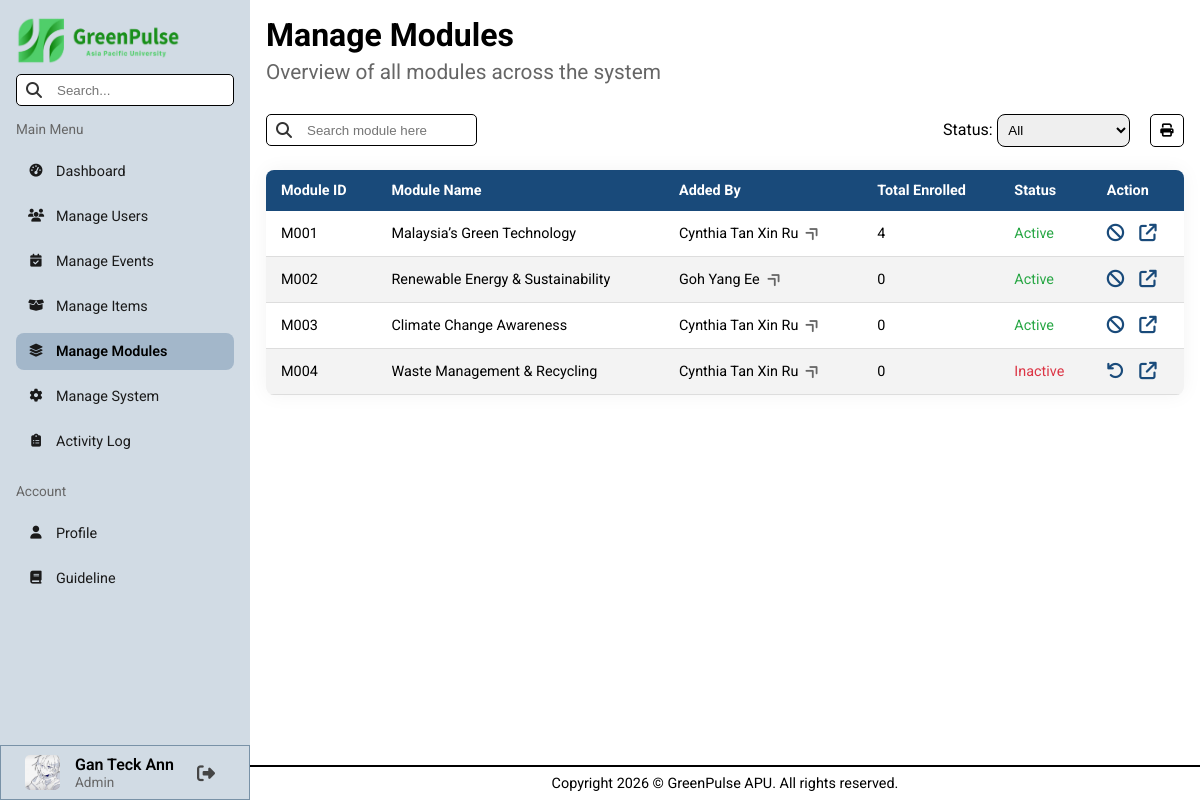
Page /pages/admin/manageModules.php (signed in) on the committed database.
### tables this page shows
CREATE TABLE `users` (
  `user_id` varchar(8) NOT NULL,
  `name` varchar(100) NOT NULL,
  `nationality` varchar(50) NOT NULL,
  `gender` char(1) NOT NULL,
  `date_of_birth` date NOT NULL,
  `contact_number` varchar(12) NOT NULL,
  `education_email` varchar(50) NOT NULL,
  `course_name` varchar(255) NOT NULL,
  `registration_date` date NOT NULL,
  `password` varchar(255) NOT NULL,
  `safety_question_1` varchar(150) DEFAULT NULL,
  `answer_1` varchar(150) DEFAULT NULL,
  `safety_question_2` varchar(150) DEFAULT NULL,
  `answer_2` varchar(150) DEFAULT NULL,
  `green_points` int(11) DEFAULT NULL,
  `total_earned` int(11) DEFAULT NULL,
  `avatar` varchar(255) DEFAULT NULL,
  `role` varchar(50) NOT NULL,
  `last_login` datetime DEFAULT NULL,
  `account_status` varchar(50) NOT NULL DEFAULT 'Active'
);

CREATE TABLE `modules` (
  `module_id` varchar(8) NOT NULL,
  `user_id` varchar(8) NOT NULL,
  `module_name` varchar(100) NOT NULL,
  `module_description` varchar(255) NOT NULL,
  `module_cover` varchar(255) NOT NULL,
  `module_material` varchar(255) NOT NULL,
  `module_video` varchar(255) NOT NULL,
  `module_status` varchar(50) NOT NULL DEFAULT 'Active'
);

### backend/sessionData.php (called while the page is built, shortened)
<?php
    $userID = $_SESSION["userID"];
    $userName = $_SESSION["userName"];
?>

### pages/admin/manageModules.php (the view, shortened to what this page needs)
<?php
    include("../../conn.php");
    include("../../backend/sessionData.php");
    include("../../backend/utility.php");
    $sql = "SELECT * FROM modules";
    $currentStatus = "";
    $result = mysqli_query($conn, $sql);
    $modules = array();
    if (mysqli_num_rows($result) > 0) {
        while ($row = mysqli_fetch_assoc($result)) {
            $modules[] = $row;
        }
    }
?>
<!DOCTYPE html>
<html lang="en">
    <head>
        <link rel="stylesheet" href="../../styles/admin.css">
        <?php include("library.php"); ?>
    </head>
    <body>
        <?php include("header.php"); ?>
        <main class="search-area">
            <h1>Manage Modules</h1>
            <h2 class="page-subTitle">Overview of all modules across the system</h2>
            <div class="action-bar" style="margin: 1em 0;">
                <form action="" method="GET">
                    <div class="table-search-box">
                        <input type="text" name="target" placeholder="Search module here">
                    </div>
                </form>
                <form action="" method="GET" class="select-container" id="module-form">
                    <div class="select-boxs">
                        <div>
                            <label for="moduleStatus">Status: </label>
                            <select name="txtStatus" id="moduleStatus">
                                <option value="" <?php if ($currentStatus === "") echo "selected" ?>>All</option>
                            </select>
                        </div>
                        <button class="print" onclick="window.print()">
                            <i class="fa-solid fa-print"></i>
                        </button>
                    </div>
                </form>
            </div>
            <div class="flex-container desktop-table" style="margin: 1em 0;">
                <table>
                    <thead>
                        <tr>
                            <th>Module ID</th>
                            <th>Module Name</th>
                            <th>Added By</th>
                            <th>Total Enrolled</th>
                            <th>Status</th>
                            <th>Action</th>
                        </tr>
                    </thead>
                    <tbody>
                        <?php
                            foreach ($modules as $row) {
                                $config = tableConfig($row["module_status"]);
                                $textColor = $config[0];
                                $icon = $config[1];
                                $title = $config[2];
                                $nextStatus = $config[3];
                                $author = getUserName($conn, $row["user_id"]);
                                $totalEnrolled = totalEnrolled($conn, $row["module_id"]);
                                echo '<tr>
                                        <td>' . $row['module_id'] . '</td>
                                        <td>' . $row['module_name'] . '</td>
                                        <td>
                                            <a href="viewUserProfile.php?id=' . $row['user_id'] . '" class="redirect-link" title="View User Profile">
                                                ' . $author . '
                                                <i class="fa-solid fa-angle-double-right table-linkIcon"></i>
                                            </a>
                                        </td>
                                        <td>' . $totalEnrolled . '</td>
                                        <td style="color:' . $textColor . '">' . $row['module_status'] . '</td>
                                        <td>
                                            <div class="action-container">
                                                <form action="" method="GET">
                                                    <input type="hidden" name="target_moduleID" value="' . $row['module_id'] . '">
                                                    <input type="hidden" name="next_status" value="' . $nextStatus . '">
                                                    <button name="btnChangeStatus" type="submit" class="action-btn" title="'. $title .'">
                                                        ' . $icon . '
                                                    </button>
                                                </form>
                                                <a href="viewModuleDetails.php?id=' . $row['module_id'] . '" class="action-btn" title="View">
                                                    <i class="fa-solid fa-arrow-up-right-from-square"></i>
                                                </a>
                                            </div>
                                        </td>
                                    </tr>';
                            }
                        ?>
                    </tbody>
                </table>
            </div>
        </main>
        <?php include("footer.php"); ?>
    </body>
</html>

### pages/admin/header.php (shortened to what this page needs)
<?php
    $sql_userInfo = "SELECT avatar FROM users WHERE user_id = '$userID'";
    $result_userInfo = mysqli_query($conn, $sql_userInfo);
    $data_userInfo = mysqli_fetch_assoc($result_userInfo);
    $avatar = $data_userInfo["avatar"] ?? "src/avatars/default.png";
?>
<aside id="sidebar">
    <img src="../../src/elements/logo_horizontal.png" alt="Logo" width="165rem" height="50rem" class="desktop_logo">
    <div class="search-box">
        <input type="text" id="txtSearchInput" placeholder="Search...">
    </div>
    <p class="sidebar-subTitle">Main Menu</p>
    <div class="nav-pages">
        <a id="dashboard" href="index.php">
            <i class="fa-solid fa-gauge-high"></i> Dashboard
        </a>
        <a id="manageUsers" href="manageUsers.php">
            <i class="fa-solid fa-users"></i> Manage Users
        </a>
        <a id="manageEvents" href="manageEvents.php">
            <i class="fa-solid fa-calendar-check"></i> Manage Events
        </a>
        <a id="manageItems" href="manageItems.php">
            <i class="fa-solid fa-box-open"></i> Manage Items
        </a>
        <a id="manageModules" href="manageModules.php">
            <i class="fa-solid fa-layer-group"></i> Manage Modules
        </a>
        <a id="ManageSystem" href="manageSystem.php">
            <i class="fa-solid fa-gear"></i> Manage System
        </a>
        <a id="activityLog" href="activityLog.php">
            <i class="fa-solid fa-clipboard-list"></i> Activity Log
        </a>
    </div>
    <p class="sidebar-subTitle">Account</p>
    <div class="nav-pages">
        <a id="profile" href="profile.php">
            <i class="fa-solid fa-user"></i> Profile
        </a>
        <a id="guildeline" href="guideline.php">
            <i class="fa-solid fa-book"></i> Guideline
        </a>
    </div>
    <div class="user-info-section">
        <img src="../../<?php echo $avatar ?>" alt="user_avatar" width="35px" height="35px">
        <div class="user-info-box">
            <p class="name"> <?php echo $userName ?? "Unknown User" ?> </p>
            <p class="role">Admin</p>
        </div>
        <form action="../../backend/logoutRedirect.php" method="POST" class="logout-form">
            <button type="submit" class="logout-btn" title="Logout">
                <i class="fa-solid fa-right-from-bracket"></i>
            </button>
        </form>
    </div>
</aside>

### backend/utility.php (shortened to what this page needs)
<?php
    function statusColor($status) {
        if ($status === "Active" || $status === "Complete" || $status === "Present") {
            return "#28a745";
        }
        elseif ($status === "Inactive" || $status === "Pending" || $status === "Absent") {
            return "#dc3545";
        }
    }
    function getUserName($conn, $user_id) {
        $sql = "SELECT name FROM users WHERE user_id = '$user_id'";
        $result = mysqli_query($conn, $sql);
        if (mysqli_num_rows($result) > 0) {
            $row = mysqli_fetch_assoc($result);
            return $row["name"];
        }
        return "User Not Found";
    }
    function tableConfig($status) {
        $icon = ""; $textColor = ""; $nextStatus = "";
        switch ($status) {
            case "Active":
                $icon = "<i class='fa-solid fa-ban'></i>";
                $textColor = statusColor($status);
                $nextStatus = "Inactive";
                break;
            case "Inactive":
                $icon = "<i class='fa-solid fa-undo'></i>";
                $textColor = statusColor($status);
                $nextStatus = "Active";
                break;
        }
        $title = $nextStatus;
        return array($textColor, $icon, $title, $nextStatus);
    }
    function totalEnrolled($conn, $moduleID) {
        $sql = "SELECT COUNT(*) AS total FROM module_history
                WHERE module_id = '$moduleID'";
        $result= mysqli_query($conn, $sql);
        $row = mysqli_fetch_assoc($result);
        return $row["total"];
    }
?>

### styles/admin.css (style rules this page uses)
body { min-height: 100vh; display: grid; grid-template-columns: 250px 1fr; grid-template-rows: 1fr auto; grid-template-areas: "sidebar main" "sidebar footer"; }
aside { grid-area: sidebar; padding: 1em; background-color: #d1dbe4; top: 0; position: sticky; align-self: start; height: 100vh; display: flex; flex-direction: column; z-index: 1000; }
main { grid-area: main; padding: 1em; }
.search-box { margin: 0.5em 0; position: relative; }
.search-box input, .table-search-box input, .popup-form input, .popup-input select, .addNewAnnouncem-form input { width: 100%; height: 2rem; padding: 10px 15px 10px 40px; border-radius: 5px; border: none; outline: none; border: 1px black solid; }
.nav-pages { display: flex; flex-direction: column; margin: 1em 0; gap: 0.5em; }
.nav-pages a, .nav-pages i { color: #1a1a1a; font-size: 0.9em; }
.nav-pages a { text-decoration: none; display: flex; align-items: center; padding: 10px 10px; border-radius: 8px; transition: all 0.3s ease; }
.nav-pages i { margin-right: 10px; width: 20px; text-align: center; }
.nav-pages a.active { background-color: #a3b7ca; font-weight: 600; color: #000; }
.user-info-section { margin: auto -1em -1em -1em; border: 1.5px #7992a7 solid; height: 55px; width: 250px; align-self: flex-end; display: flex; flex-direction: row; align-items: center; padding: 0 0 0 1.5em; gap: 15px; }
.user-info-section img { border-radius: 5px; }
.user-info-section .user-info-box .name { font-size: 1em; font-weight: 600; }
.user-info-section .user-info-box .role { font-size: 0.85em; color: #666; }
.logout-form { margin: 0; padding-left: 0.2em; display: flex; }
.logout-btn { background: none; border: none; padding: 5px; cursor: pointer; font-size: 18px; color: #454545; transition: 0.3s; display: flex; align-items: center; }
.sidebar-subTitle { margin-top: 0.5em; font-size: 0.85em; color: #666; }
.page-subTitle { padding: 0.3em 0; color: #666; font-weight: 400; font-size: 1.3em; }
.flex-container { display: flex; flex-direction: column; justify-content: center; align-items: center; }
.item-chart select, .select-boxs select { width: 10em; padding: 0.5em; border-radius: 8px; border: 1px black solid; }
table { width: 100%; border-collapse: collapse; background-color: #ffffff; font-size: 0.9em; min-width: 400px; border-radius: 8px; box-shadow: 0 0 20px rgba(0, 0, 0, 0.05); overflow: hidden; }
thead tr { background-color: #194a7a; color: #ffffff; text-align: left; font-weight: bold; }
th, td { padding: 12px 15px; }
tbody tr { border-bottom: 1px solid #dddddd; }
tbody tr:nth-of-type(even) { background-color: #f3f3f3; }
.action-container { display: flex; flex-direction: row; justify-content: left; gap: 15px; font-size: 1.1em; }
.action-btn { background: none; border: none; cursor: pointer; font-size: 1.1em; color: #194a7a; }
.action-bar { display: flex; flex-direction: row; justify-content: space-between; align-items: center; width: 100%; gap: 10px; }
.table-search-box { margin: 0.5em 0; position: relative; width: 100%; }
.table-search-box input { width: 90%; }
.select-container { display: flex; flex-direction: row; gap: 15px; }
.select-boxs, .action-btns { gap: 20px; }
.select-boxs { display: flex; flex-direction: row; }
.select-container button { background-color: rgba(25, 74, 122, 0.6); padding: 0.5em 0.7em; border: none; border-radius: 5px; }
.print { padding: 0 1em; background-color: white !important; border: 1px black solid !important; }
.redirect-link { color: black; text-decoration: none; cursor: pointer; }
.table-linkIcon { transform: rotate(-45deg); color: #666; margin-left: 0.3em; font-weight: 300; }
button, select { cursor: pointer; }

### styles/general.css (style rules this page uses)
* { margin: 0; padding: 0; box-sizing: border-box; }
body { font-family: "Roboto", sans-serif; }
html, body { max-width: 100%; overflow-x: clip; }

### rows in the picture
users: avatar (picture)
modules: module_id "M001", module_name "Malaysia’s Green Technology", user.name "Cynthia Tan Xin Ru", totalEnrolled "4", module_status "Active"
modules: module_id "M002", module_name "Renewable Energy & Sustainability", user.name "Goh Yang Ee", totalEnrolled "0", module_status "Active"
modules: module_id "M003", module_name "Climate Change Awareness", user.name "Cynthia Tan Xin Ru", totalEnrolled "0", module_status "Active"
modules: module_id "M004", module_name "Waste Management & Recycling", user.name "Cynthia Tan Xin Ru", totalEnrolled "0", module_status "Inactive"

### other values in the picture
$userName "Gan Teck Ann"
